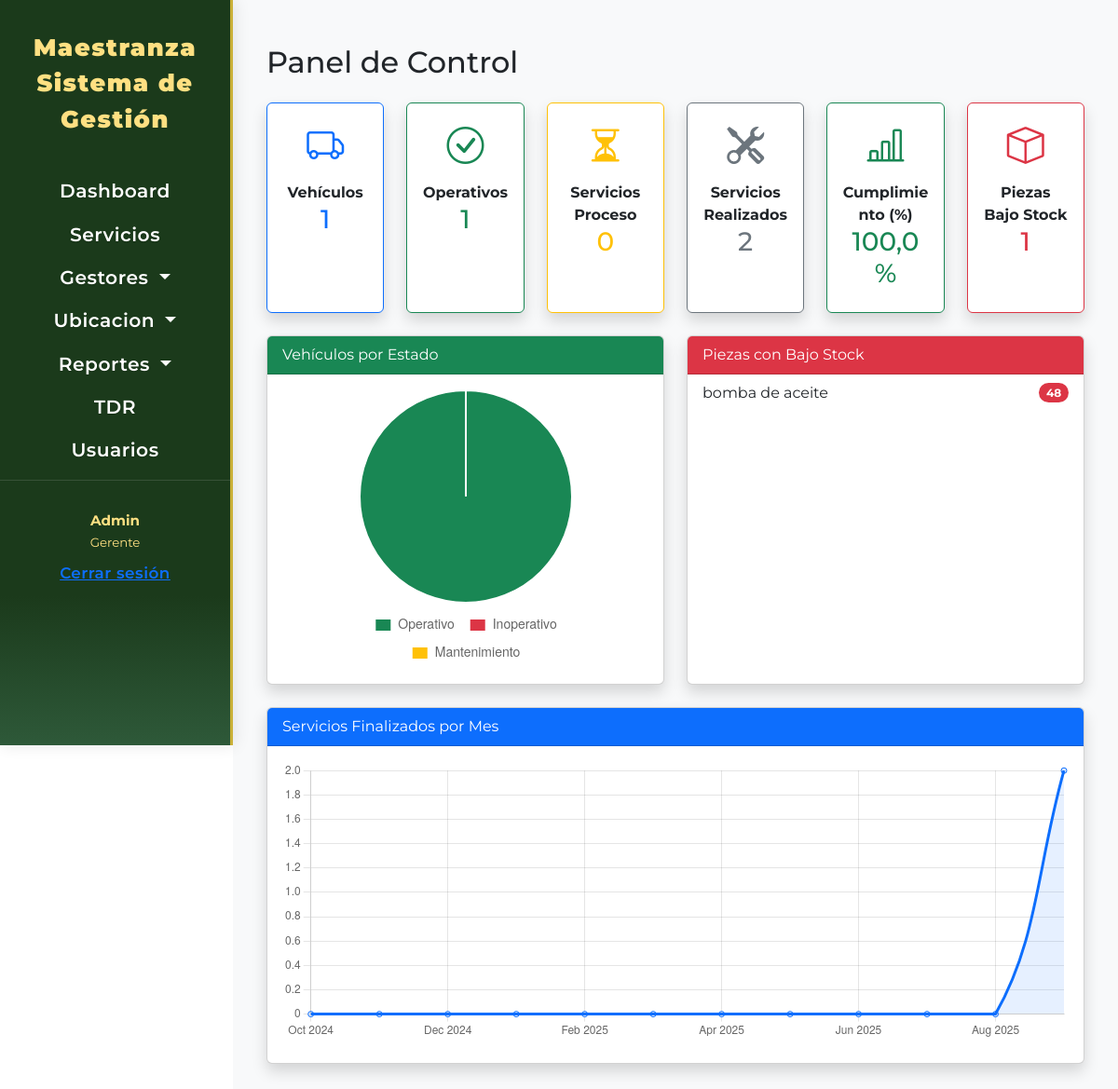
Before: /index/ (signed in) with the older database file.
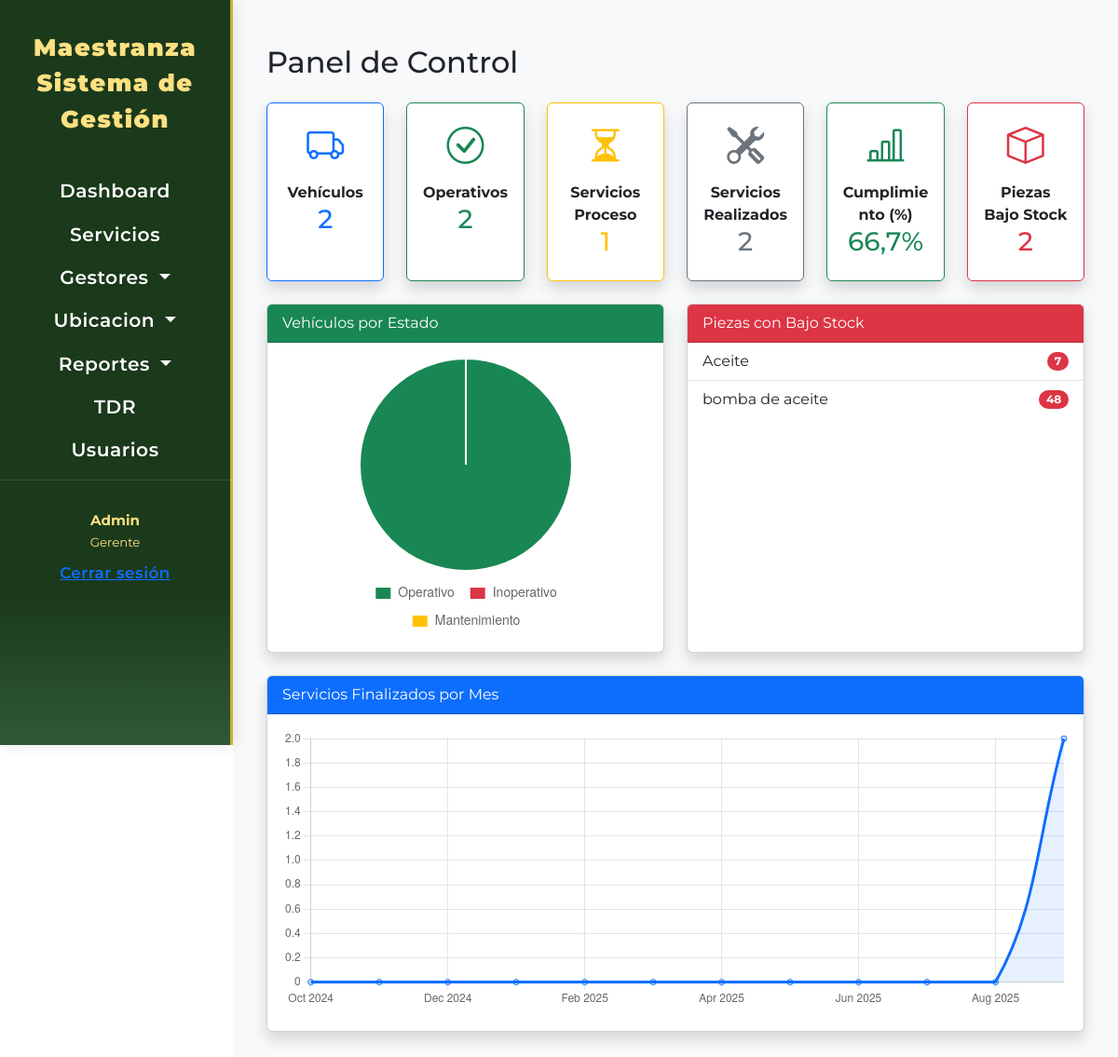
After: the same page with the newer database file.
### pieza/models.py (models this page shows, shortened)
class Pieza(models.Model):
    nombre = models.CharField(
        max_length=100,
        blank=False,
        null=False,
        verbose_name="Nombre"
    )
    cantidad_stock = models.PositiveIntegerField(
        default=0,
        verbose_name="Stock actual",
        help_text="Cantidad disponible en inventario"
    )
    reorder = models.PositiveIntegerField(
        default=0,
        verbose_name="Cantidad de aviso",
        help_text="Cantidad mínima antes de avisar stock bajo"
    )

### maestranza/views.py (the view)
# urls.py: path('index/', views.index, name='index'),
@login_required
def index(request):
    total_vehiculos = Vehiculo.objects.count()
    vehiculos_operativos = Vehiculo.objects.filter(estado_vehi="OPERATIVO").count()
    servicios_en_proceso = Servicio.objects.filter(estado="EN PROCESO").count()
    tdrs_generados = Requerimiento.objects.count()
    piezas_bajo_stock_list = Pieza.objects.filter(
        cantidad_stock__lte=models.F("reorder")
    ).order_by("cantidad_stock", "nombre")
    piezas_bajo_stock = piezas_bajo_stock_list.count()
    total_servicios = Servicio.objects.count()
    servicios_finalizados = Servicio.objects.filter(estado="FINALIZADO").count()
    porcentaje_cumplimiento = (
        round(servicios_finalizados / total_servicios * 100, 1)
        if total_servicios > 0
        else 0
    )
    vehiculos_estado = Vehiculo.objects.values("estado_vehi").annotate(
        total=Count("id")
    )
    vehiculos_labels = []
    vehiculos_data = []
    for estado in ["OPERATIVO", "INOPERATIVO", "MANTENIMIENTO"]:
        vehiculos_labels.append(estado.replace("_", " ").capitalize())
        total = next(
            (
                item["total"]
                for item in vehiculos_estado
                if item["estado_vehi"] == estado
            ),
            0,
        )
        vehiculos_data.append(total)
    hoy = timezone.now().date()
    servicios_por_mes_labels = []
    servicios_por_mes_data = []
    for i in range(11, -1, -1):
        mes = hoy.replace(day=1) - timedelta(days=30 * i)
        servicios_por_mes_labels.append(mes.strftime("%b %Y"))
        count = Servicio.objects.filter(
            estado="FINALIZADO", fecha_fin__year=mes.year, fecha_fin__month=mes.month
        ).count()
        servicios_por_mes_data.append(count)
    context = {
        "total_vehiculos": total_vehiculos,
        "vehiculos_operativos": vehiculos_operativos,
        "servicios_en_proceso": servicios_en_proceso,
        "tdrs_generados": tdrs_generados,
        "piezas_bajo_stock": piezas_bajo_stock,
        "piezas_bajo_stock_list": piezas_bajo_stock_list,
        "vehiculos_labels": vehiculos_labels,
        "vehiculos_data": vehiculos_data,
        "servicios_por_mes_labels": servicios_por_mes_labels,
        "servicios_por_mes_data": servicios_por_mes_data,
        "total_servicios": total_servicios,
        "servicios_finalizados": servicios_finalizados,
        "porcentaje_cumplimiento": porcentaje_cumplimiento,
    }
    return render(request, "dashboard.html", context)

### templates/dashboard.html (shortened to what the changed rows need)
{% extends "base/base.html" %}
{% load static %}
{% block content %}
<div class="container py-4">
    <h2 class="mb-4">Panel de Control</h2>
    <div class="row g-4 mb-4">
        <div class="col-6 col-md-2">
            <div class="card shadow text-center border-primary h-100">
                <div class="card-body">
                    <i class="bi bi-truck" style="font-size:2.5rem; color:#0d6efd;"></i>
                    <div class="fw-bold mt-2">Vehículos</div>
                    <h3 class="text-primary">{{ total_vehiculos }}</h3>
                </div>
            </div>
        </div>
        <div class="col-6 col-md-2">
            <div class="card shadow text-center border-success h-100">
                <div class="card-body">
                    <i class="bi bi-check-circle" style="font-size:2.5rem; color:#198754;"></i>
                    <div class="fw-bold mt-2">Operativos</div>
                    <h3 class="text-success">{{ vehiculos_operativos }}</h3>
                </div>
            </div>
        </div>
        <div class="col-6 col-md-2">
            <div class="card shadow text-center border-warning h-100">
                <div class="card-body">
                    <i class="bi bi-hourglass-split" style="font-size:2.5rem; color:#ffc107;"></i>
                    <div class="fw-bold mt-2">Servicios Proceso</div>
                    <h3 class="text-warning">{{ servicios_en_proceso }}</h3>
                </div>
            </div>
        </div>
        <div class="col-6 col-md-2">
            <div class="card shadow text-center border-success h-100">
                <div class="card-body">
                    <i class="bi bi-bar-chart-line" style="font-size:2.5rem; color:#198754;"></i>
                    <div class="fw-bold mt-2">Cumplimiento (%)</div>
                    <h3 class="text-success">{{ porcentaje_cumplimiento }}%</h3>
                </div>
            </div>
        </div>
        <div class="col-6 col-md-2">
            <div class="card shadow text-center border-danger h-100">
                <div class="card-body">
                    <i class="bi bi-box" style="font-size:2.5rem; color:#dc3545;"></i>
                    <div class="fw-bold mt-2">Piezas Bajo Stock</div>
                    <h3 class="text-danger">{{ piezas_bajo_stock }}</h3>
                </div>
            </div>
        </div>
    </div>
    <div class="row g-4 mb-4">
        <div class="col-12 col-lg-6">
            <div class="card shadow h-100">
                <div class="card-body p-0">
                    <ul class="list-group list-group-flush piezas-bajo-stock-list">
                        {% if piezas_bajo_stock_list %}
                            {% for pieza in piezas_bajo_stock_list %}
                                <li class="list-group-item d-flex justify-content-between align-items-center">
                                    <span>{{ pieza.nombre }}</span>
                                    <span class="badge bg-danger rounded-pill">{{ pieza.cantidad_stock }}</span>
                                </li>
                            {% endfor %}
                        {% else %}
                            <li class="list-group-item text-center text-muted">No hay piezas bajo stock</li>
                        {% endif %}
                    </ul>
                </div>
            </div>
        </div>
    </div>
</div>
{% endblock content %}

Changed rows visible on the page:
now on this page (row edited): Pieza: nombre "Aceite", cantidad_stock "7"
Other visible differences:
{{ total_vehiculos }}: "1" → "2"
{{ vehiculos_operativos }}: "1" → "2"
{{ servicios_en_proceso }}: "0" → "1"
{{ porcentaje_cumplimiento }}: "100,0" → "66,7"
{{ piezas_bajo_stock }}: "1" → "2"
